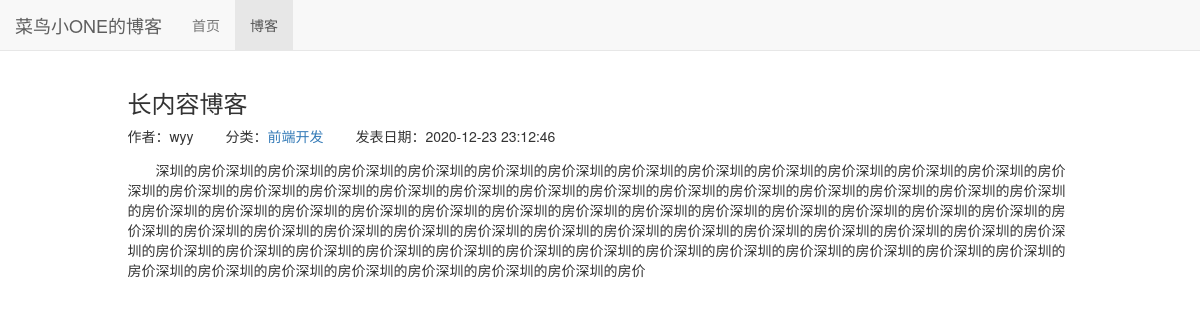
Page /blog/3 on the earlier database version.
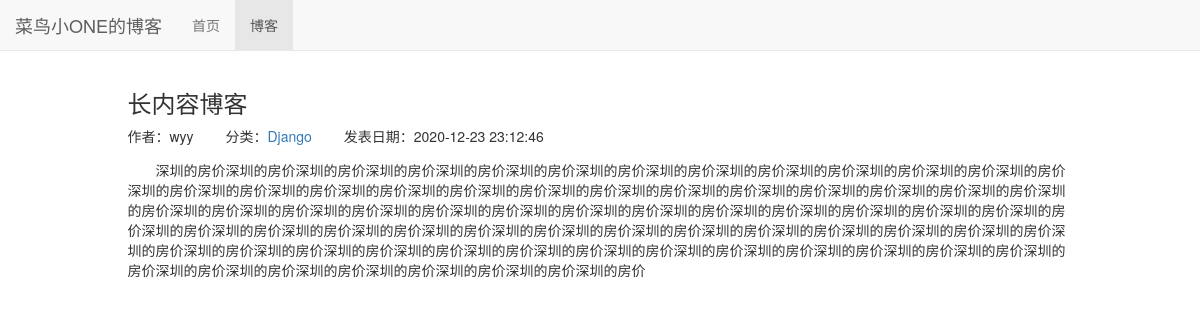
Same page on the later database version.
### blog/models.py (models this page shows, shortened)
class Blog(models.Model):
    title = models.CharField(max_length=50)
    blog_type = models.ForeignKey(BlogType,on_delete=models.DO_NOTHING)
    content = models.TextField()
    author = models.ForeignKey(User,on_delete=models.DO_NOTHING)
    created_time = models.DateTimeField(auto_now_add=True)
    last_updated_time = models.DateTimeField(auto_now=True)

class BlogType(models.Model):
    type_name = models.CharField(max_length=15)
    def __str__(self):
        return self.type_name

### blog/views.py (the view)
# urls.py: path('<int:blog_pk>', views.blog_detail, name = "blog_detail"),
def blog_detail(request, blog_pk):
    context = {}
    context['blog'] = get_object_or_404(Blog, pk=blog_pk)
    return render_to_response("blog/blog_detail.html", context)

### blog/templates/blog/blog_detail.html (shortened to what this page needs)
{% extends 'base.html' %}
{% block nav_blog_active %}active{% endblock %}
{% load staticfiles %}
{% block header_extends %}
    <link rel="stylesheet" href="{% static 'blog/blog.css' %}">
{% endblock %}
{% block content %}
    <div class="container">
        <div class="row">
            <div class="col-xs-10 col-xs-offset-1">
                <h3>{{ blog.title }}</h3>
                <ul class="blog-info-description">
                    <li>作者：{{ blog.author }}</li>
                    <li>分类：<a href="{% url 'blogs_with_type' blog.blog_type.pk %}">{{ blog.blog_type }}</a></li>
                    <li>发表日期：{{ blog.created_time|date:"Y-m-d H:n:s" }}</li>
                </ul>
                <div class="blog-content">{{ blog.content }}</div>
            </div>
        </div>
    </div>
{% endblock %}

Differences in the rows shown:
changed Blog "长内容博客": blog_type "前端开发" → "Django"
